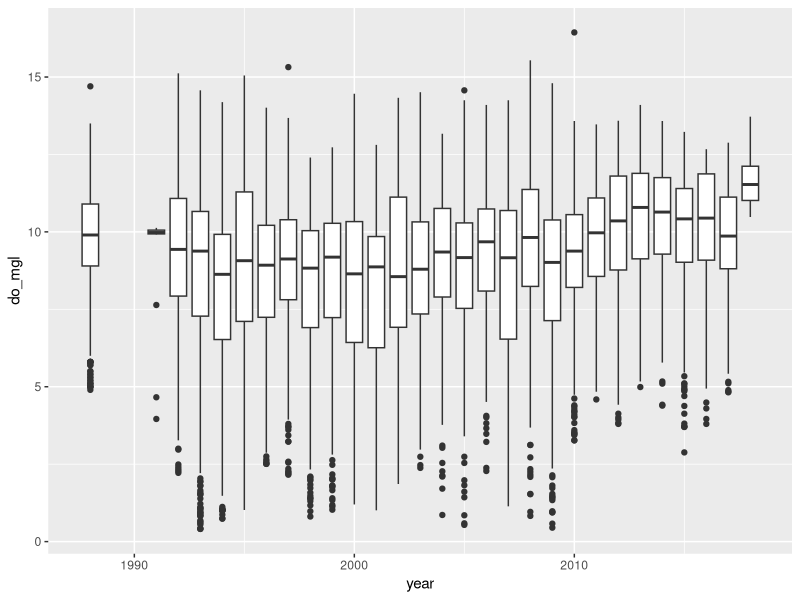
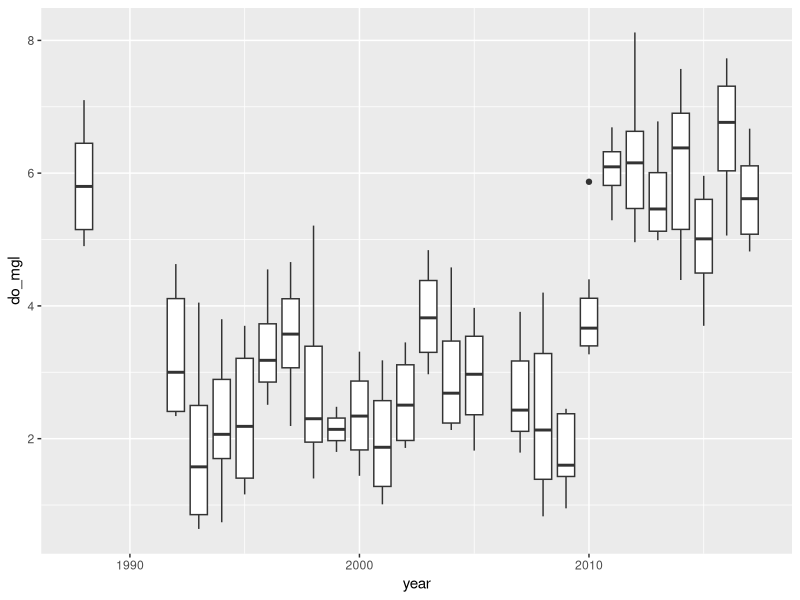
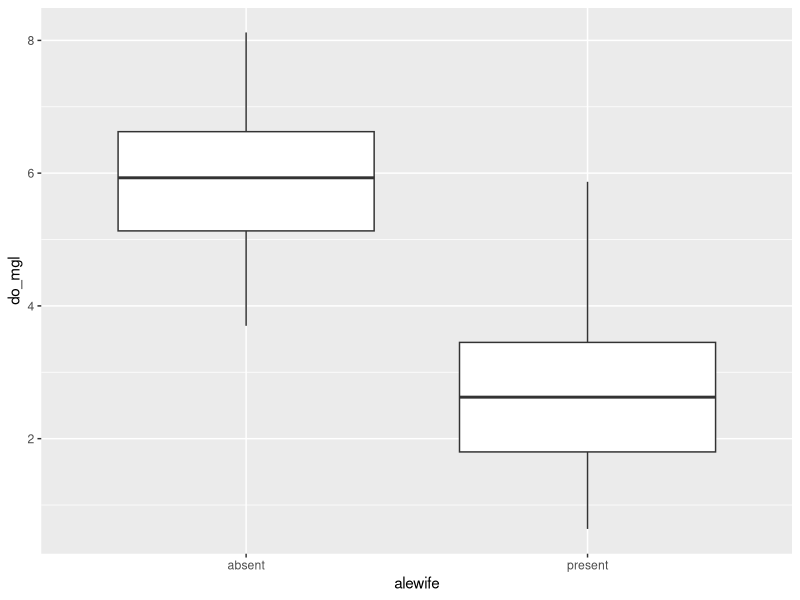

The R source for these figures, in order:
## ---- chunk 1

## ---- chunk 2
library(tidyverse)
## ---- chunk 3
otsego <- read.csv(file = "../../data/physical.csv", header = TRUE)
## ---- chunk 4
# This will do it all at once!
ann <- # Front-end object assignment
  otsego %>% # Pass otsego to the group_by function
  group_by(year) %>% # Group by year and pass to summarize
  summarize(avg = mean(do_mgl))
## ---- chunk 5
tempdf <- group_by(otsego, year) # Create data frame to hold grouped data
ann <- summarise(tempdf, avg = mean(do_mgl)) # Summarize mean do_mgl by year
## ---- chunk 6
ninety_three <- subset(otsego, year == 1993)
## ---- chunk 7
ann <- # Front-end object assignment
  otsego %>% # Pass otsego to the group_by function
  group_by(year) %>% # Group by year and pass to summarize
  summarize(avg = mean(do_mgl, na.rm = TRUE))
## ---- chunk 8
bp <- ggplot(otsego, aes(x = year, y = do_mgl)) +
  geom_boxplot(mapping = aes(group = year))

print(bp)
## ---- chunk 9
hypo <- # Front-end object assignment
  otsego %>% # Pass otsego to the subset function
  subset(depth > 40 & month == 10) # Select depths > 40 m in October
## ---- chunk 10
bp <- ggplot(hypo, aes(x = year, y = do_mgl)) +
  geom_boxplot(mapping = aes(group = year))

print(bp)
## ---- chunk 11
hypo <- hypo %>%
  subset(year > 1988)
## ---- chunk 12
hypo$alewife <- "present"
## ---- chunk 13
hypo$alewife[hypo$year > 2010] <- "absent"
## ---- chunk 14
bp <- ggplot(hypo, aes(x = alewife, y = do_mgl)) +
  geom_boxplot(mapping = aes(group = alewife))

print(bp)
